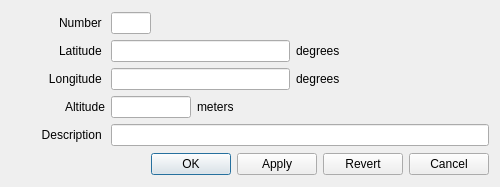
<?xml version="1.0" encoding="UTF-8"?>
<ui version="4.0">
 <class>opmap_edit_waypoint_dialog</class>
 <widget class="QDialog" name="opmap_edit_waypoint_dialog">
  <property name="windowModality">
   <enum>Qt::WindowModal</enum>
  </property>
  <property name="geometry">
   <rect>
    <x>0</x>
    <y>0</y>
    <width>500</width>
    <height>187</height>
   </rect>
  </property>
  <property name="sizePolicy">
   <sizepolicy hsizetype="Fixed" vsizetype="Fixed">
    <horstretch>0</horstretch>
    <verstretch>0</verstretch>
   </sizepolicy>
  </property>
  <property name="minimumSize">
   <size>
    <width>500</width>
    <height>187</height>
   </size>
  </property>
  <property name="maximumSize">
   <size>
    <width>500</width>
    <height>187</height>
   </size>
  </property>
  <property name="windowTitle">
   <string>OpenPilot GCS Edit Waypoint</string>
  </property>
  <property name="windowIcon">
   <iconset resource="../coreplugin/core.qrc">
    <normaloff>:/core/images/openpilot_logo_128.png</normaloff>:/core/images/openpilot_logo_128.png</iconset>
  </property>
  <property name="modal">
   <bool>false</bool>
  </property>
  <layout class="QVBoxLayout" name="verticalLayout">
   <item>
    <layout class="QGridLayout" name="gridLayout">
     <item row="0" column="0">
      <widget class="QLabel" name="label_7">
       <property name="sizePolicy">
        <sizepolicy hsizetype="Minimum" vsizetype="Preferred">
         <horstretch>0</horstretch>
         <verstretch>0</verstretch>
        </sizepolicy>
       </property>
       <property name="text">
        <string>Number </string>
       </property>
       <property name="alignment">
        <set>Qt::AlignRight|Qt::AlignTrailing|Qt::AlignVCenter</set>
       </property>
      </widget>
     </item>
     <item row="0" column="2">
      <widget class="QLineEdit" name="lineEditNumber">
       <property name="sizePolicy">
        <sizepolicy hsizetype="Fixed" vsizetype="Fixed">
         <horstretch>0</horstretch>
         <verstretch>0</verstretch>
        </sizepolicy>
       </property>
       <property name="minimumSize">
        <size>
         <width>40</width>
         <height>0</height>
        </size>
       </property>
       <property name="maximumSize">
        <size>
         <width>40</width>
         <height>16777215</height>
        </size>
       </property>
      </widget>
     </item>
     <item row="1" column="0">
      <widget class="QLabel" name="label">
       <property name="sizePolicy">
        <sizepolicy hsizetype="Minimum" vsizetype="Preferred">
         <horstretch>0</horstretch>
         <verstretch>0</verstretch>
        </sizepolicy>
       </property>
       <property name="text">
        <string>Latitude </string>
       </property>
       <property name="alignment">
        <set>Qt::AlignRight|Qt::AlignTrailing|Qt::AlignVCenter</set>
       </property>
      </widget>
     </item>
     <item row="1" column="2" colspan="2">
      <widget class="QLineEdit" name="lineEditLatitude">
       <property name="sizePolicy">
        <sizepolicy hsizetype="Preferred" vsizetype="Fixed">
         <horstretch>0</horstretch>
         <verstretch>0</verstretch>
        </sizepolicy>
       </property>
       <property name="minimumSize">
        <size>
         <width>0</width>
         <height>0</height>
        </size>
       </property>
       <property name="maximumSize">
        <size>
         <width>16777215</width>
         <height>16777215</height>
        </size>
       </property>
      </widget>
     </item>
     <item row="1" column="4">
      <widget class="QLabel" name="label_4">
       <property name="text">
        <string>degrees</string>
       </property>
      </widget>
     </item>
     <item row="2" column="0">
      <widget class="QLabel" name="label_2">
       <property name="sizePolicy">
        <sizepolicy hsizetype="Minimum" vsizetype="Preferred">
         <horstretch>0</horstretch>
         <verstretch>0</verstretch>
        </sizepolicy>
       </property>
       <property name="text">
        <string>Longitude </string>
       </property>
       <property name="alignment">
        <set>Qt::AlignRight|Qt::AlignTrailing|Qt::AlignVCenter</set>
       </property>
      </widget>
     </item>
     <item row="2" column="2" colspan="2">
      <widget class="QLineEdit" name="lineEditLongitude">
       <property name="sizePolicy">
        <sizepolicy hsizetype="Preferred" vsizetype="Fixed">
         <horstretch>0</horstretch>
         <verstretch>0</verstretch>
        </sizepolicy>
       </property>
       <property name="minimumSize">
        <size>
         <width>0</width>
         <height>0</height>
        </size>
       </property>
       <property name="maximumSize">
        <size>
         <width>16777215</width>
         <height>16777215</height>
        </size>
       </property>
      </widget>
     </item>
     <item row="2" column="4">
      <widget class="QLabel" name="label_5">
       <property name="text">
        <string>degrees</string>
       </property>
      </widget>
     </item>
     <item row="3" column="0">
      <widget class="QLabel" name="label_3">
       <property name="sizePolicy">
        <sizepolicy hsizetype="Minimum" vsizetype="Preferred">
         <horstretch>0</horstretch>
         <verstretch>0</verstretch>
        </sizepolicy>
       </property>
       <property name="text">
        <string>Altitude</string>
       </property>
       <property name="alignment">
        <set>Qt::AlignRight|Qt::AlignTrailing|Qt::AlignVCenter</set>
       </property>
      </widget>
     </item>
     <item row="3" column="2">
      <widget class="QLineEdit" name="lineEditAltitude">
       <property name="sizePolicy">
        <sizepolicy hsizetype="Fixed" vsizetype="Fixed">
         <horstretch>0</horstretch>
         <verstretch>0</verstretch>
        </sizepolicy>
       </property>
       <property name="minimumSize">
        <size>
         <width>80</width>
         <height>0</height>
        </size>
       </property>
       <property name="maximumSize">
        <size>
         <width>80</width>
         <height>16777215</height>
        </size>
       </property>
      </widget>
     </item>
     <item row="3" column="3">
      <widget class="QLabel" name="label_6">
       <property name="text">
        <string>meters</string>
       </property>
      </widget>
     </item>
     <item row="4" column="0">
      <widget class="QLabel" name="label_8">
       <property name="sizePolicy">
        <sizepolicy hsizetype="Minimum" vsizetype="Preferred">
         <horstretch>0</horstretch>
         <verstretch>0</verstretch>
        </sizepolicy>
       </property>
       <property name="text">
        <string>Description </string>
       </property>
       <property name="alignment">
        <set>Qt::AlignRight|Qt::AlignTrailing|Qt::AlignVCenter</set>
       </property>
      </widget>
     </item>
     <item row="4" column="2" colspan="4">
      <widget class="QLineEdit" name="lineEditDescription"/>
     </item>
    </layout>
   </item>
   <item>
    <layout class="QHBoxLayout" name="horizontalLayout">
     <item>
      <spacer name="horizontalSpacer">
       <property name="orientation">
        <enum>Qt::Horizontal</enum>
       </property>
       <property name="sizeHint" stdset="0">
        <size>
         <width>40</width>
         <height>20</height>
        </size>
       </property>
      </spacer>
     </item>
     <item>
      <widget class="QPushButton" name="pushButtonOK">
       <property name="text">
        <string>OK</string>
       </property>
      </widget>
     </item>
     <item>
      <widget class="QPushButton" name="pushButtonApply">
       <property name="text">
        <string>Apply</string>
       </property>
      </widget>
     </item>
     <item>
      <widget class="QPushButton" name="pushButtonRevert">
       <property name="text">
        <string>Revert</string>
       </property>
      </widget>
     </item>
     <item>
      <widget class="QPushButton" name="pushButtonCancel">
       <property name="text">
        <string>Cancel</string>
       </property>
      </widget>
     </item>
    </layout>
   </item>
  </layout>
 </widget>
 <resources>
  <include location="../coreplugin/core.qrc"/>
 </resources>
 <connections/>
</ui>
